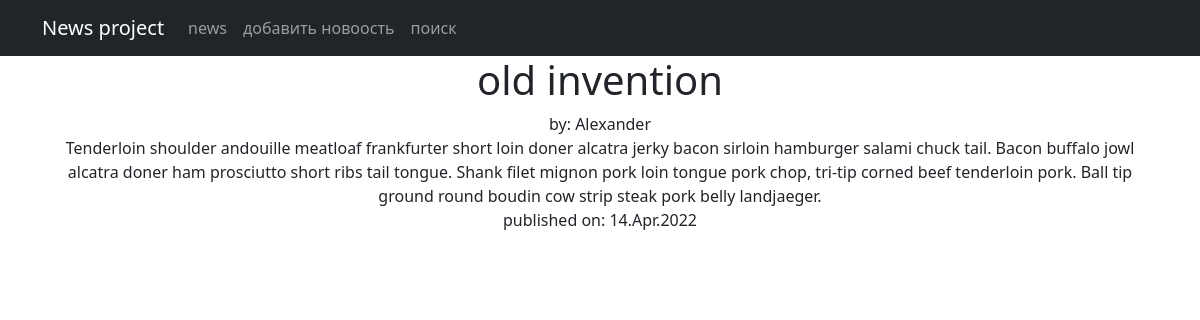
The page /news/2 on the database its author committed.
### news/models.py (models this page shows, shortened)
class Post(models.Model):
    author = models.ForeignKey(Author, on_delete=models.CASCADE)
    type = models.CharField(max_length=2, choices=post_types)
    creation_time = models.DateTimeField(auto_now_add=True)
    categories = models.ManyToManyField(Category, through="PostCategory")
    header = models.CharField(max_length=255)
    text = models.TextField()
    rating = models.IntegerField(default=0)

class Author(models.Model):
    user = models.OneToOneField(User, on_delete=models.CASCADE)
    rating = models.IntegerField(default=0)
    def __str__(self):
        return f'{self.user.username}'

### news/views.py (the view)
# urls.py: path('<int:pk>', NewsDetail.as_view()),
class NewsDetail(DetailView):
    model = Post
    template_name = "news_detail.html"
    context_object_name = "news_detail"

### news/templatetags/custom_filters.py (called while the page is built)
@register.filter()
def censor(text):
    text = text.split()
    for i, word in enumerate(text):
        print(text[i])
        if "".join(c for c in word.lower() if c.isalpha()) in WORD_BLACKLIST:
            text[i] = word[0] + "".join("*" for _ in word[1:-1]) + word[-1]
            print(text[i])
    return " ".join(text)

### templates/news_detail.html (shortened to what this page needs)
{% extends 'flatpages/default.html' %}
{% load custom_filters %}
{% block content %}
<h1>{{news_detail.header|censor}}</h1>
<div>by: {{news_detail.author }}</div>
<div>{{news_detail.text|censor}}<br>published on: {{news_detail.creation_time|date:'d.M.Y'}}</div>
{% endblock content %}

### rows shown on the page
Post: header|censor "old invention", author "Alexander", text|censor "Tenderloin shoulder andouille meatloaf frankfurter short loin doner alcatra jerky bacon sirloin hamburger salami chuck tail. Bacon buffalo jowl alcatra doner ham prosciutto short ribs tail tongue. Shank filet mignon pork loin tongue pork chop, tri-tip corned beef tenderloin pork. Ball tip ground round boudin cow strip steak pork belly landjaeger.", creation_time "14.Apr.2022"
